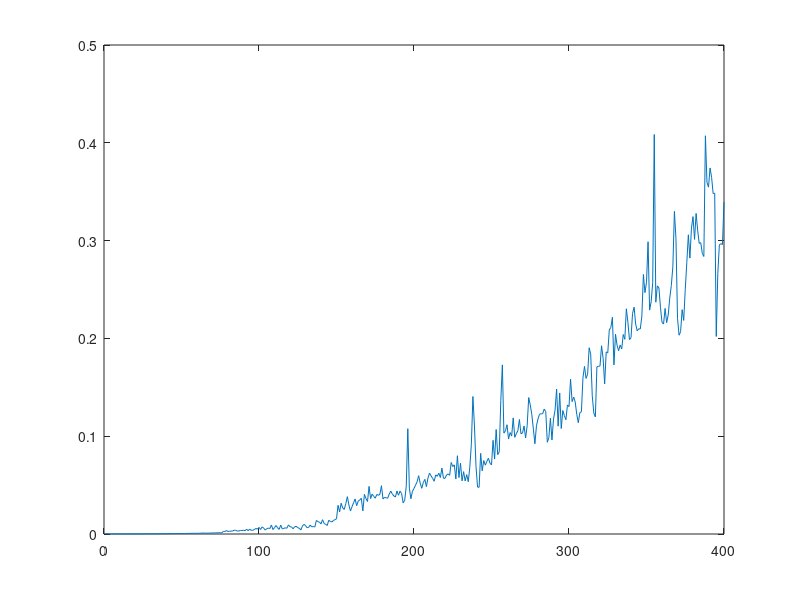

Write the MATLAB code that produced this figure.

n = 400;

times = zeros(1,n);

for ii = 1:n
    x = 10000 * rand(1,ii);
    
    tic
    y = roots(x);
    times(ii) = toc;
end

plot(times)